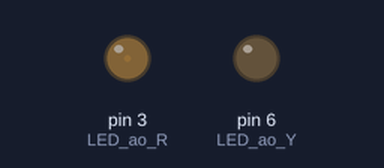
The sketch below on a simulated Arduino Uno, built with avr-gcc and run on an emulated ATmega328P. On the bench: output pins drawn as LEDs (lit = HIGH).

Above: at 0.05 s.
At 3.45 s:
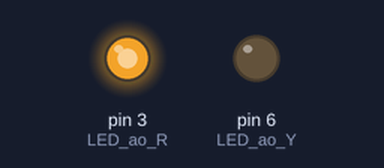
At 6.85 s:
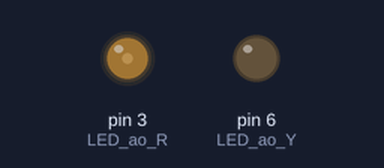
At 14.55 s:
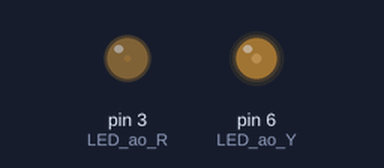
Timing chart, 0 to 19.9 s (numbered marks = the images above):
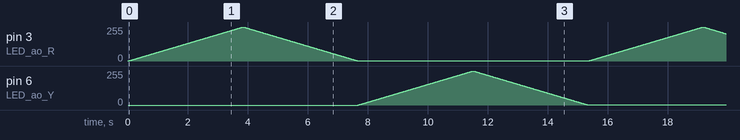

The sketch:

dual_light_fade.ino
```cpp
const int LED_ao_R = 3;
const int LED_ao_Y = 6;
void setup() {
  pinMode(LED_ao_R, OUTPUT);
  pinMode(LED_ao_Y, OUTPUT);

}

void loop() {
  for (int index = 0; index <= 255; index++){
    analogWrite(LED_ao_R, index);
    delay(15);
  }
  for (int index = 255; index > 0; index--){
    analogWrite(LED_ao_R, index);
    delay(15);
  }
  for (int index = 0; index <= 255; index++){
    analogWrite(LED_ao_Y, index);
    delay(15);
  }
  for (int index = 255; index > 0; index--){
    analogWrite(LED_ao_Y, index);
    delay(15);
  }
}
```
